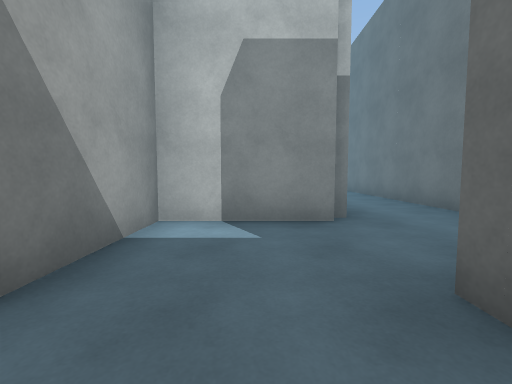
[1] (above)

24 first-person views from a walk through a Unity game level. The camera is 1.2 m above the floor, tilts 4° down and sees 90° across. The floor is counted in squares, 2 m on a side. Each view is taken from the middle of a square. On the plan, view 1 faces up. The plan holds only what a view shows up to about 9 squares ahead; the rest is blank. The place goes on beyond the plan. The player is left out. Surface patterns are stand-ins for the level's own textures.

[2]
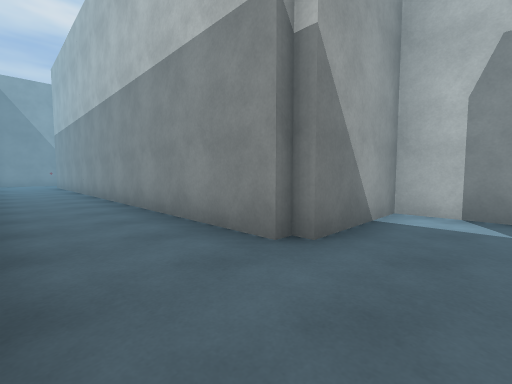

[3]
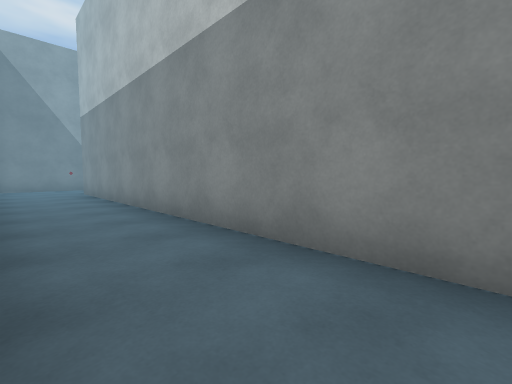

[4]
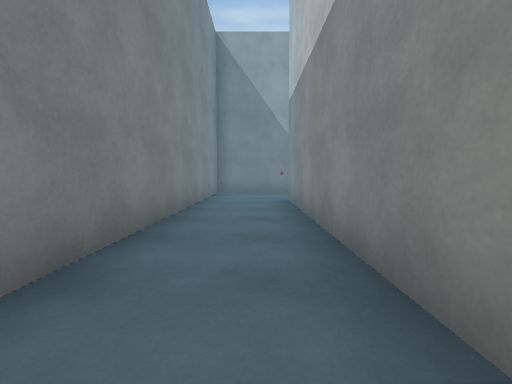

[5]
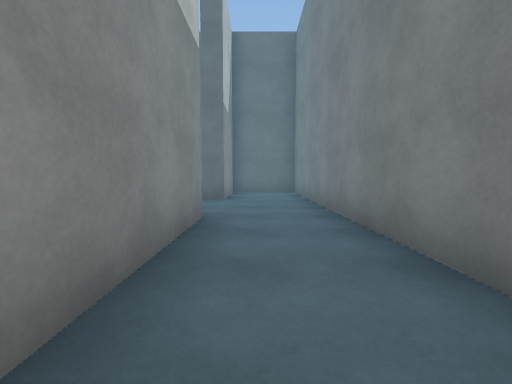

[6]
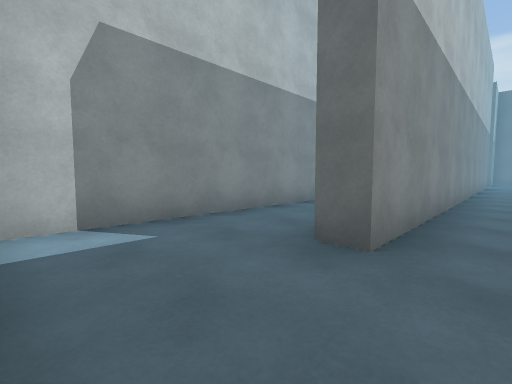

[7]
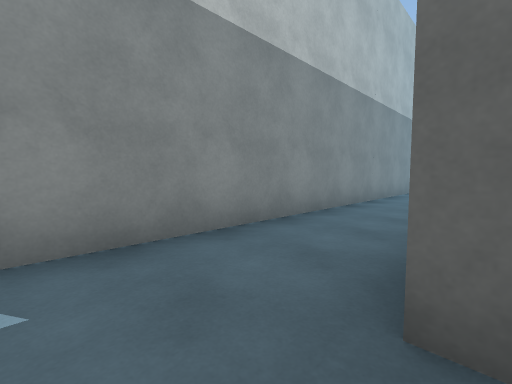

[8]
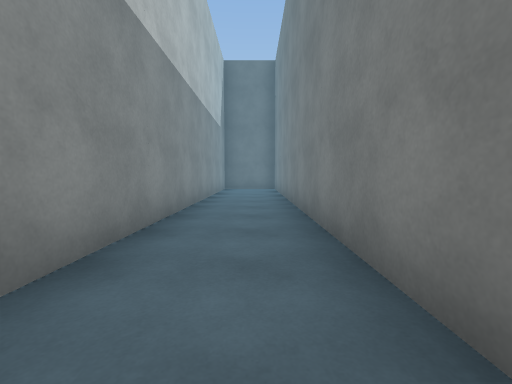

[9]
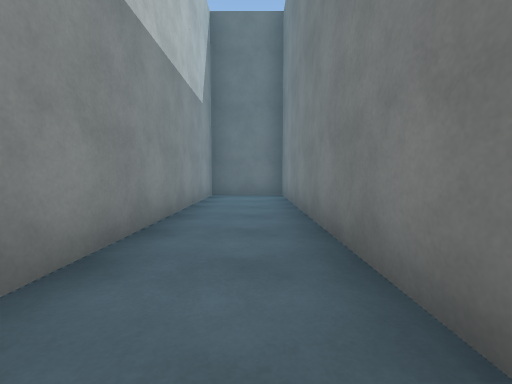

[10]
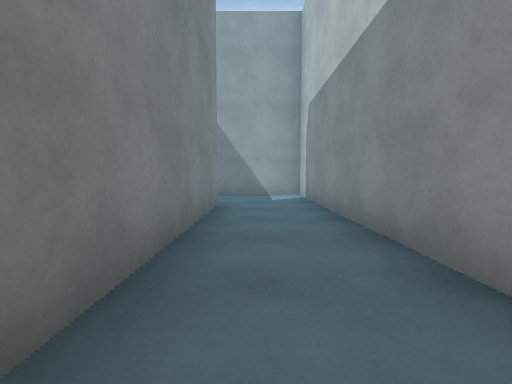

[11]
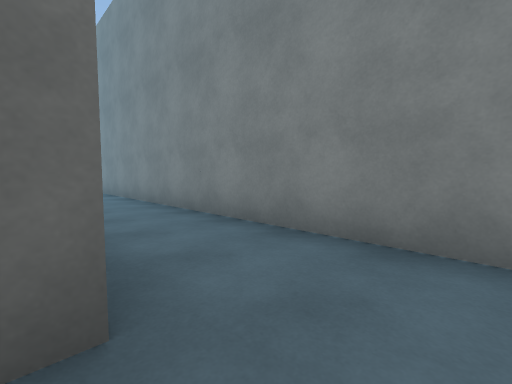

[12]
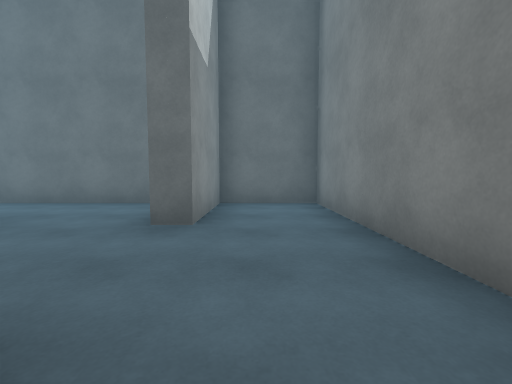

[13]
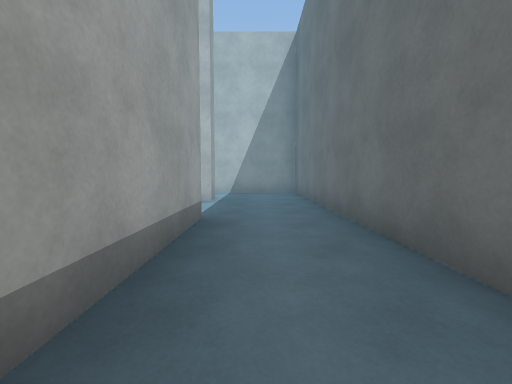

[14]
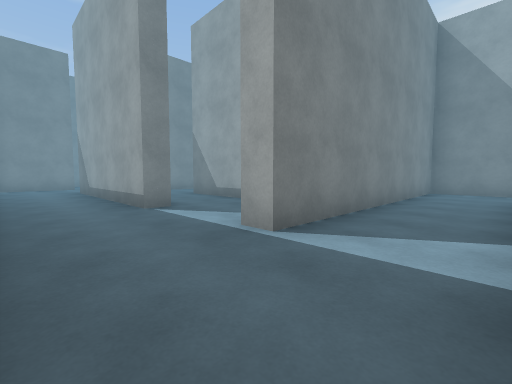

[15]
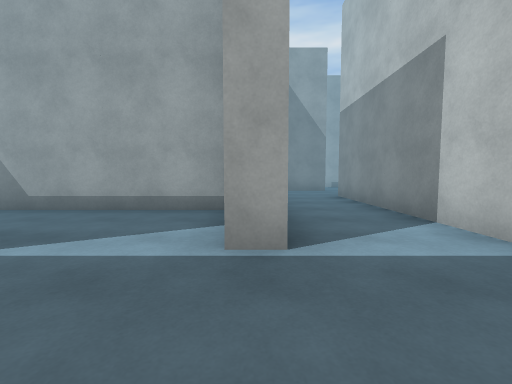

[16]
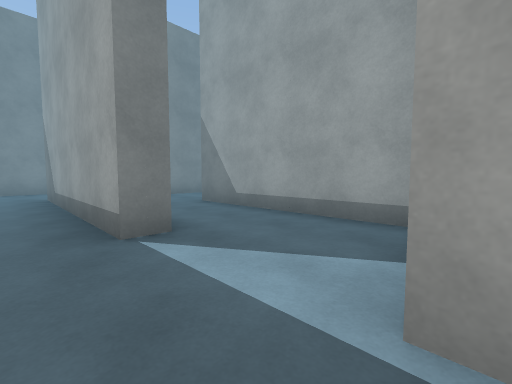

[17]
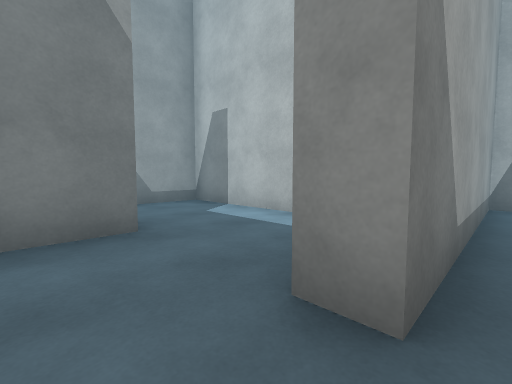

[18]
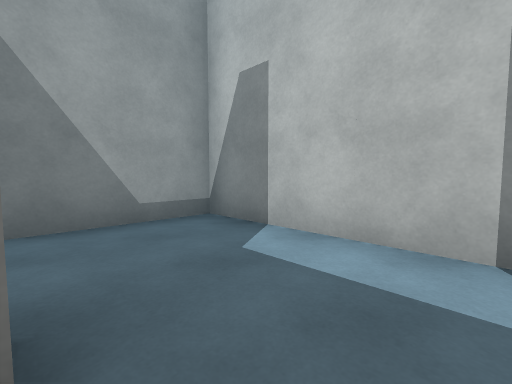

[19]
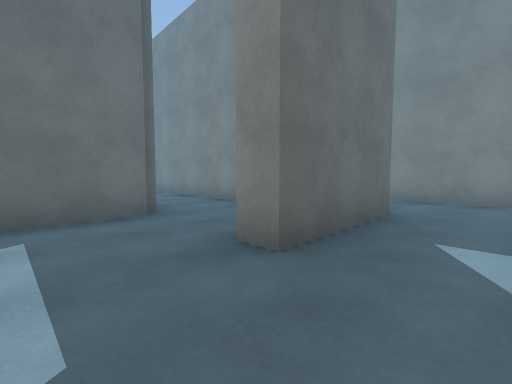

[20]
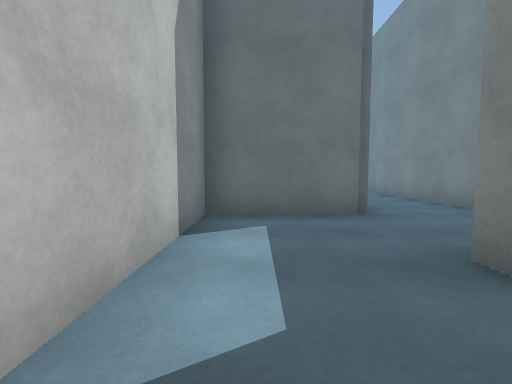

[21]
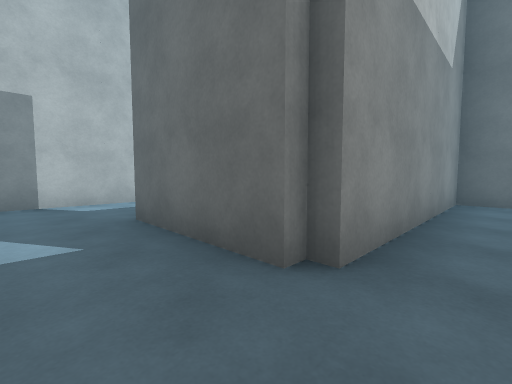

[22]
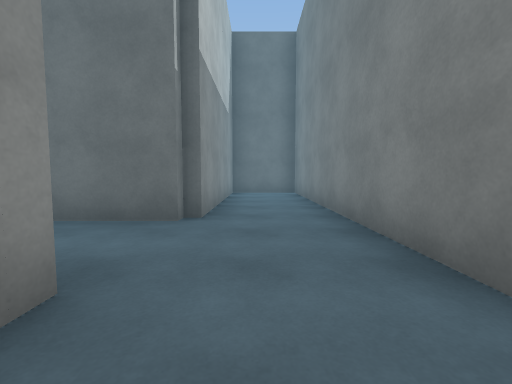

[23]
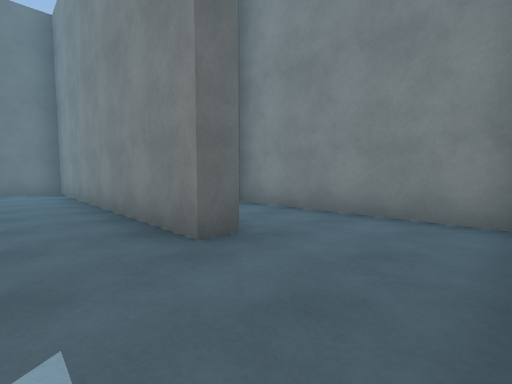

[24]
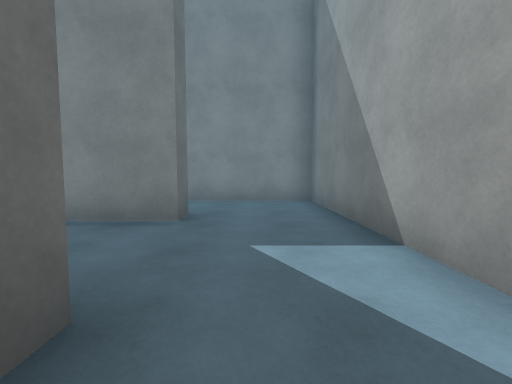

### Floor plan
Points are (right, up) in squares from view 1. A wall is a line through its corners. A room is listed if a view was taken in it or the views show most of it. See-through windows are left out.
Room 1 (views 1, 2, 3, 4, 5, 6, 12)
walls: (-3.9, -1.3) (3.3, -1.3) (3.3, 0.8) (1, 0.8); (-1.5, 0.8) (-14, 0.8); (-16.2, 0.5) (-16.2, -1.3) (-6, -1.3)
ways out: opening at (-15.5, 1) to room 2; opening at (-0.5, 1) to room 8
Room 2 (views 7, 8, 9, 10, 11)
walls: (-14, 0.8) (-14, 1.2) (-1.8, 1.2) (-1.8, 3.2) (-16.2, 3.2) (-16.2, 0.5)
ways out: opening at (-15.5, 1) to room 1
Room 3 (views 13, 14, 15, 16, 17, 19, 20)
walls: (-1.2, 10.8) (-1.2, 6) (-1.8, 6); (0.6, 8.5) (1.3, 8.5) (1.3, 3.5); (-4.3, 13.4) (-4.3, 15.7) (-8.1, 15.7); (-6.7, 10.7) (-6.7, 13.5) (-6.2, 13.5); (-6.2, 13) (-6.2, 11.2) (1, 11.2) (1, 10.8); (-2.8, 3.8) (-1.6, 3.8); (1, 1.2) (3, 1.2); (3.3, 1.6) (3.3, 13.3) (-4, 13.3)
ways out: opening at (-2, 5) to room 4; opening at (-8, 12) to room 5; opening at (1, 2.5) to room 8
Room 4 (view 18)
walls: (-3.7, 6) (-3.7, 4.9); (-2.9, 8.3) (-6.2, 8.3) (-6.2, 6)
ways out: opening at (-2, 5) to room 3
Room 5 (view 21)
walls: (-9, 8.7) (-1.8, 8.7) (-1.8, 10.7) (-6.7, 10.7)
ways out: opening at (-8, 12) to room 3; opening at (-9, 10) to room 6
Room 6 (views 22, 23, 24)
walls: (-11.3, 10.9) (-11.3, 8.4); (-9, 8.2) (-9, 8.7)
ways out: opening at (-9, 10) to room 5; opening at (-10.5, 9) to room 7
Room 7 (no view inside)
walls: (-11.3, 8.4) (-11.3, 6.2) (-6.8, 6.2)
ways out: opening at (-10.5, 9) to room 6
Room 8 (no view inside)
walls: (1, 0.8) (1, 1.2); (1.1, 3.2) (-1.2, 3.2) (-1.2, 1)
ways out: opening at (-0.5, 1) to room 1; opening at (1, 2.5) to room 3

Positions as (right, up) in squares from view 1, and headings:
1: (0, 0), facing up
2: (0, -1), facing up-left
3: (-5, -1), facing up-left
4: (-8, 0), facing left
5: (-5, 0), facing right
6: (-16, 0), facing up-right
7: (-15, 1), facing up-right
8: (-12, 2), facing right
9: (-9, 2), facing right
10: (-9, 2), facing left
11: (-15, 1), facing down-right
12: (-2, 0), facing right
13: (2, 5), facing up
14: (3, 13), facing down-left
15: (3, 11), facing left
16: (2, 11), facing down-left
17: (-1, 5), facing up-left
18: (-3, 6), facing up-left
19: (-8, 15), facing down-right
20: (-8, 15), facing right
21: (-8, 10), facing up-right
22: (-10, 10), facing right
23: (-11, 10), facing down-right
24: (-10, 12), facing down
